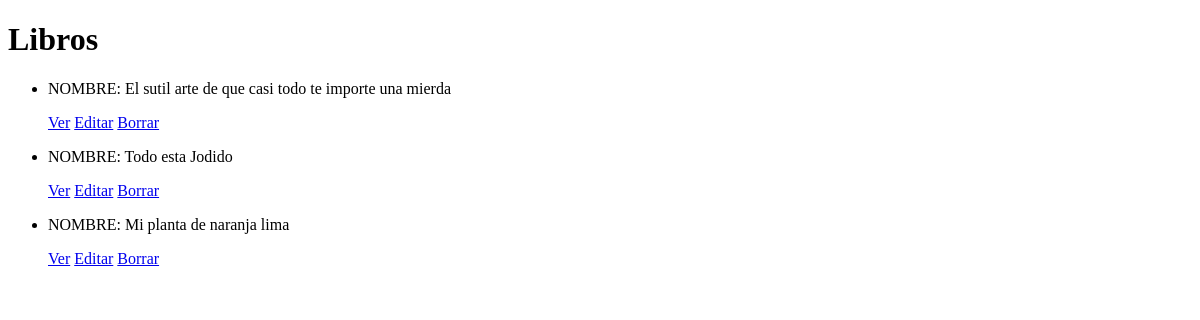
/AppBiblioCine/libro/list, run on an earlier commit of the app's database.
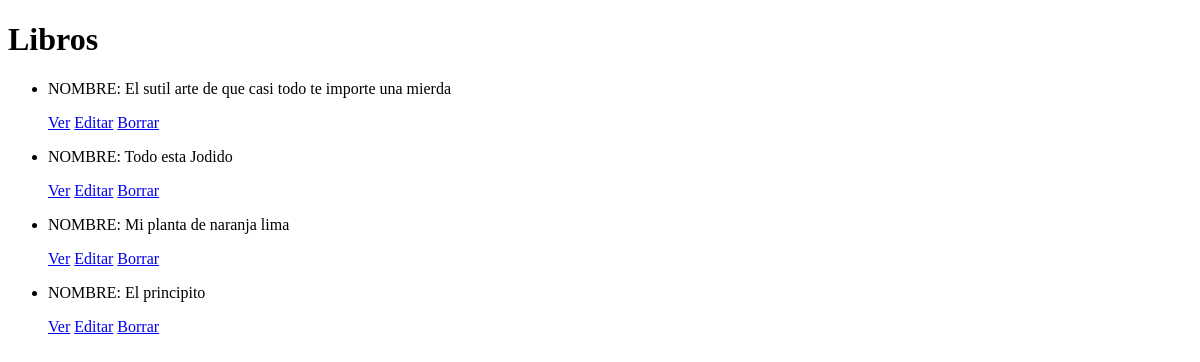
And on a later commit of the database.
### AppBiblioCine/models.py (models this page shows, shortened)
class Libro(models.Model):
    titulo = models.CharField(max_length=200)
    autor = models.CharField(max_length=100)
    año_publicacion = models.IntegerField()
    editorial = models.CharField(max_length=100)
    sinopsis = models.TextField()
    genero = models.CharField(max_length=150)
    idioma = models.CharField(max_length=50)
    portada = models.ImageField(upload_to='libros/')
    recomendacion = models.TextField(null=True, blank=True)

### AppBiblioCine/views.py (the view)
class LibroList(ListView):
    model = Libro
    template_name='AppBiblioCine/libroList.html'

### templates/AppBiblioCine/libroList.html (shortened to what this page needs)
<!DOCTYPE html>
<html lang="en">
<head>
</head>
<body>
        <h1>Libros</h1>
        <ul>
            {% for libro in object_list %}
                <li>
                    <p>NOMBRE: {{libro.titulo}} </p>
                    <p>
                        <a href="{% url 'DetailLibros' libro.id %}">Ver</a>
                        <a href="{% url 'EditLibros' libro.id %}">Editar</a>
                        <a href="{% url 'DeleteLibros' libro.id %}">Borrar</a>
                    </p>
                </li>
            {% endfor %}
        </ul>
</body>
</html>

What changed in the data, as far as the page shows it:
added Libro: titulo "El principito"
